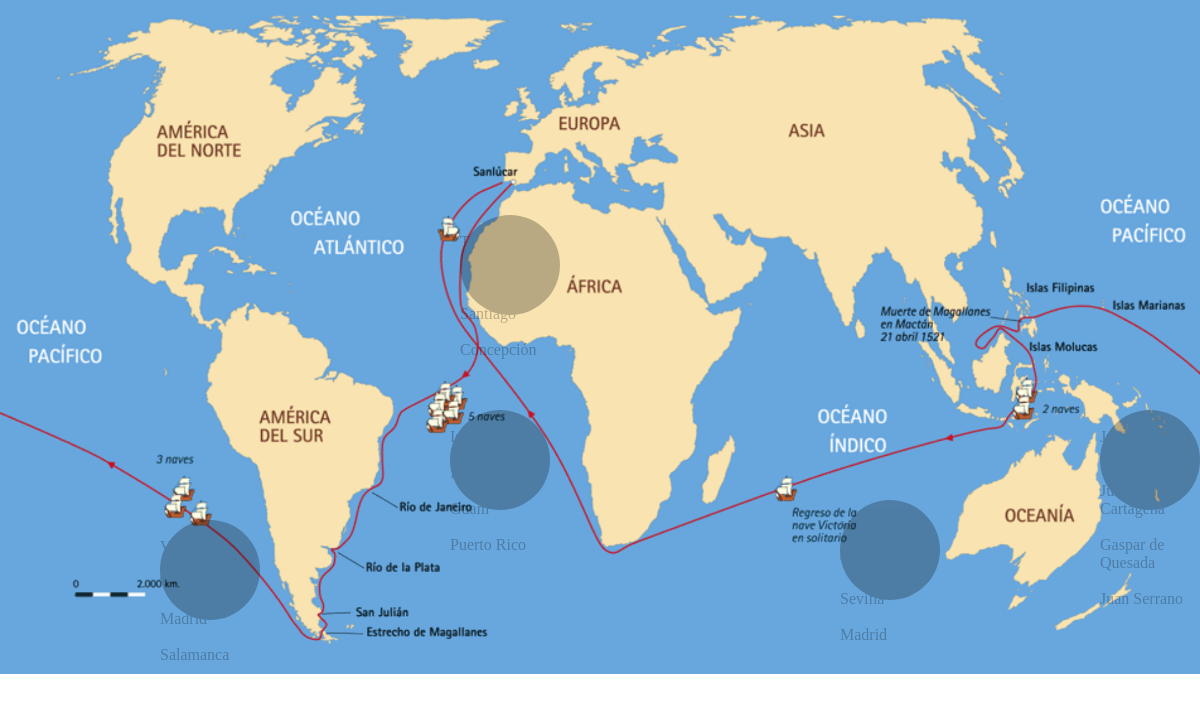
Screenshot of /contenido/controller/juego.php with the database file from the repository.
### tables this page shows
CREATE TABLE preguntas (
  codigo INT NOT NULL,
  pregunta varchar(150) DEFAULT NULL,
  respuestac varchar(50) DEFAULT NULL,
  respuesta1 varchar(50) DEFAULT NULL,
  respuesta2 varchar(50) DEFAULT NULL,
  respuesta3 varchar(50) DEFAULT NULL,
  PRIMARY KEY (codigo)
);

### contenido/model/Pregunta.php (called while the page is built, shortened)
<?php
class Pregunta {
  private $respuestac;
  private $respuesta1;
  private $respuesta2;
  private $respuesta3;
  function __construct($codigo, $pregunta, $respuestac, $respuesta1, $respuesta2, $respuesta3) {
    $this->respuestac = $respuestac;
    $this->respuesta1 = $respuesta1;
    $this->respuesta2 = $respuesta2;
    $this->respuesta3 = $respuesta3;
  }
  public function getRespuestac() {
    return $this->respuestac;
  }
  public function getRespuesta1() {
    return $this->respuesta1;
  }
  public function getRespuesta2() {
    return $this->respuesta2;
  }
  public function getRespuesta3() {
    return $this->respuesta3;
  }
  public static function getPreguntaByCod($codigo) {
    $conexion = conexionBD::connect();
    $sqlSelect = "SELECT codigo, pregunta, respuestac, respuesta1, respuesta2, respuesta3 FROM preguntas WHERE codigo = \"" . $codigo . "\"";
    $consulta = $conexion->query($sqlSelect);
    $registro = $consulta->fetchObject();
    $pregunta = new Pregunta($registro->codigo, $registro->pregunta, $registro->respuestac, $registro->respuesta1, $registro->respuesta2, $registro->respuesta3);
    return $pregunta;
  }
}

### contenido/controller/juego.php (the view, shortened to what this page needs)
<?php
    include './../model/Pregunta.php';
?>
<html>
    <head>
        <link rel="stylesheet" type="text/css" href="./../../css/main.css">
    </head>
    <body>
        <div class="divImg">
            <img src="./../../img/juego.png">
        </div>
        <?php
            for ($i = 1; $i <= 5; $i++) {
                echo "<div class='circulo" . $i . "'>";
                    $pregunta = Pregunta::getPreguntaByCod($i);
                    echo "<div class='respuesta" . $i . "'>";
                        $respuestac = $pregunta->getRespuestac();
                        $respuesta1 = $pregunta->getRespuesta1();
                        $respuesta2 = $pregunta->getRespuesta2();
                        $respuesta3 = $pregunta->getRespuesta3();
                        echo "<br>";
                        echo "<input type='radio' value='" . $respuestac . "'name='respuesta" . $i . "'>" . $respuestac . "</input>";
                        echo "<br>";
                        echo "<br>";
                        echo "<input type='radio' value='" . $respuesta1 . "'name='respuesta" . $i . "'>" . $respuesta1 . "</input>";
                        echo "<br>";
                        echo "<br>";
                        echo "<input type='radio' value='" . $respuesta2 . "'name='respuesta" . $i . "'>" . $respuesta2 . "</input>";
                        echo "<br>";
                        echo "<br>";
                        echo "<input type='radio' value='" . $respuesta3 . "'name='respuesta" . $i . "'>" . $respuesta3 . "</input>";
                        echo "<br>";
                        echo "<br>";
                        echo "<br>";
                    echo "</div>";
                echo "</div>";
            }
        ?>
    </body>
</html>

### css/main.css (style rules this page uses)
* { margin: 0px; padding: 0px; }
@media screen and (max-width: 1280px) { .circulo1, .circulo2, .circulo3, .circulo4, .circulo5 { width: 50px; height: 50px; border-radius: 50%; background-color: black; position: absolute; opacity: .25; } }
@media screen and (max-width: 1280px) { .circulo1 { top: 90px; left: 100px; } }
@media screen and (max-width: 1280px) { .circulo2 { top: 110px; left: 20px; } }
@media screen and (max-width: 1280px) { .circulo3 { top: 90px; left: 290px; } }
@media screen and (max-width: 1280px) { .circulo4 { top: 120px; left: 205px; } }
@media screen and (max-width: 1280px) { .circulo5 { top: 40px; left: 120px; } }
@media screen and (max-width: 1366px) { .circulo1, .circulo2, .circulo3, .circulo4, .circulo5 { width: 100px; height: 100px; border-radius: 50%; background-color: black; position: absolute; opacity: .25; } }
@media screen and (max-width: 1366px) { .circulo1 { top: 410px; left: 450px; } }
@media screen and (max-width: 1366px) { .circulo2 { top: 520px; left: 160px; } }
@media screen and (max-width: 1366px) { .circulo3 { top: 410px; left: 1100px; } }
@media screen and (max-width: 1366px) { .circulo4 { top: 500px; left: 840px; } }
@media screen and (max-width: 1366px) { .circulo5 { top: 215px; left: 460px; } }
.divImg img { width: 100%; }

### rows the page displays
preguntas: respuestac "Islas marianas", respuesta1 "Islas Reunión", respuesta2 "Guam", respuesta3 "Puerto Rico"
preguntas: respuestac "Valladolid", respuesta1 "Toledo", respuesta2 "Madrid", respuesta3 "Salamanca"
preguntas: respuestac "Juan Sebatián Elcano", respuesta1 "Juan de Cartagena", respuesta2 "Gaspar de Quesada", respuesta3 "Juan Serrano"
preguntas: respuestac "Valladolid", respuesta1 "Toledo", respuesta2 "Sevilla", respuesta3 "Madrid"
preguntas: respuestac "Trinidad", respuesta2 "Santiago", respuesta3 "Concepción"
